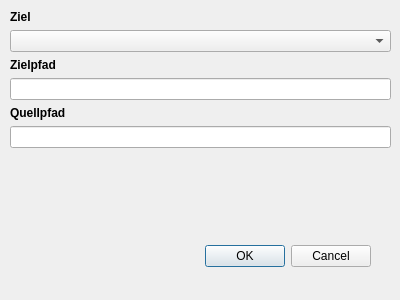
<?xml version="1.0" encoding="UTF-8"?>
<ui version="4.0">
 <class>CopyDialog</class>
 <widget class="QDialog" name="CopyDialog">
  <property name="geometry">
   <rect>
    <x>0</x>
    <y>0</y>
    <width>400</width>
    <height>300</height>
   </rect>
  </property>
  <property name="windowTitle">
   <string>Dialog</string>
  </property>
  <widget class="QDialogButtonBox" name="buttonBox">
   <property name="geometry">
    <rect>
     <x>30</x>
     <y>240</y>
     <width>341</width>
     <height>32</height>
    </rect>
   </property>
   <property name="orientation">
    <enum>Qt::Orientation::Horizontal</enum>
   </property>
   <property name="standardButtons">
    <set>QDialogButtonBox::StandardButton::Cancel|QDialogButtonBox::StandardButton::Ok</set>
   </property>
  </widget>
  <widget class="QWidget" name="verticalLayoutWidget">
   <property name="geometry">
    <rect>
     <x>10</x>
     <y>10</y>
     <width>381</width>
     <height>221</height>
    </rect>
   </property>
   <layout class="QVBoxLayout" name="verticalLayout">
    <item>
     <widget class="QLabel" name="label_destination">
      <property name="font">
       <font>
        <bold>true</bold>
       </font>
      </property>
      <property name="text">
       <string>Ziel</string>
      </property>
     </widget>
    </item>
    <item>
     <widget class="QComboBox" name="destination"/>
    </item>
    <item>
     <widget class="QLabel" name="label_destination_path">
      <property name="font">
       <font>
        <bold>true</bold>
       </font>
      </property>
      <property name="text">
       <string>Zielpfad</string>
      </property>
     </widget>
    </item>
    <item>
     <widget class="QLineEdit" name="destination_path"/>
    </item>
    <item>
     <widget class="QLabel" name="label_source_path">
      <property name="font">
       <font>
        <bold>true</bold>
       </font>
      </property>
      <property name="text">
       <string>Quellpfad</string>
      </property>
     </widget>
    </item>
    <item>
     <widget class="QLineEdit" name="source_path">
      <property name="readOnly">
       <bool>true</bool>
      </property>
     </widget>
    </item>
    <item>
     <spacer name="verticalSpacer">
      <property name="orientation">
       <enum>Qt::Orientation::Vertical</enum>
      </property>
      <property name="sizeHint" stdset="0">
       <size>
        <width>20</width>
        <height>40</height>
       </size>
      </property>
     </spacer>
    </item>
   </layout>
  </widget>
 </widget>
 <resources/>
 <connections>
  <connection>
   <sender>buttonBox</sender>
   <signal>accepted()</signal>
   <receiver>CopyDialog</receiver>
   <slot>accept()</slot>
   <hints>
    <hint type="sourcelabel">
     <x>248</x>
     <y>254</y>
    </hint>
    <hint type="destinationlabel">
     <x>157</x>
     <y>274</y>
    </hint>
   </hints>
  </connection>
  <connection>
   <sender>buttonBox</sender>
   <signal>rejected()</signal>
   <receiver>CopyDialog</receiver>
   <slot>reject()</slot>
   <hints>
    <hint type="sourcelabel">
     <x>316</x>
     <y>260</y>
    </hint>
    <hint type="destinationlabel">
     <x>286</x>
     <y>274</y>
    </hint>
   </hints>
  </connection>
 </connections>
</ui>
